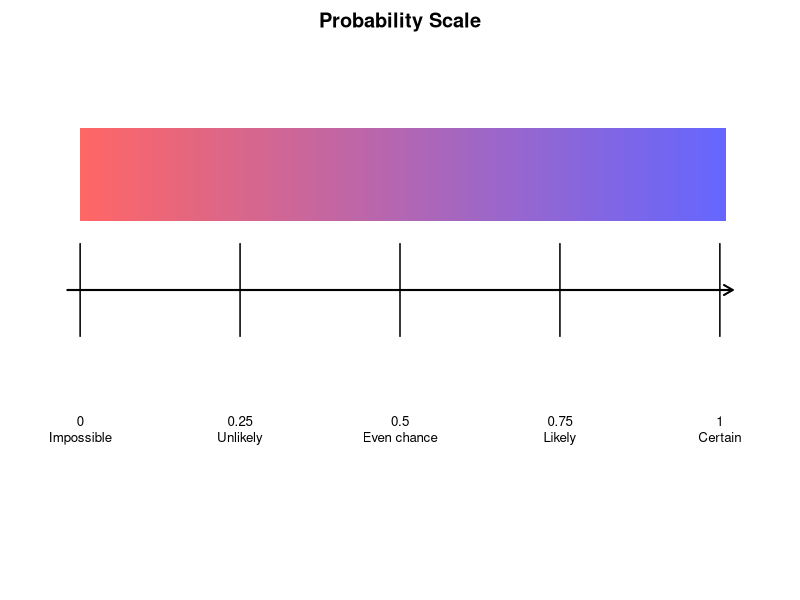
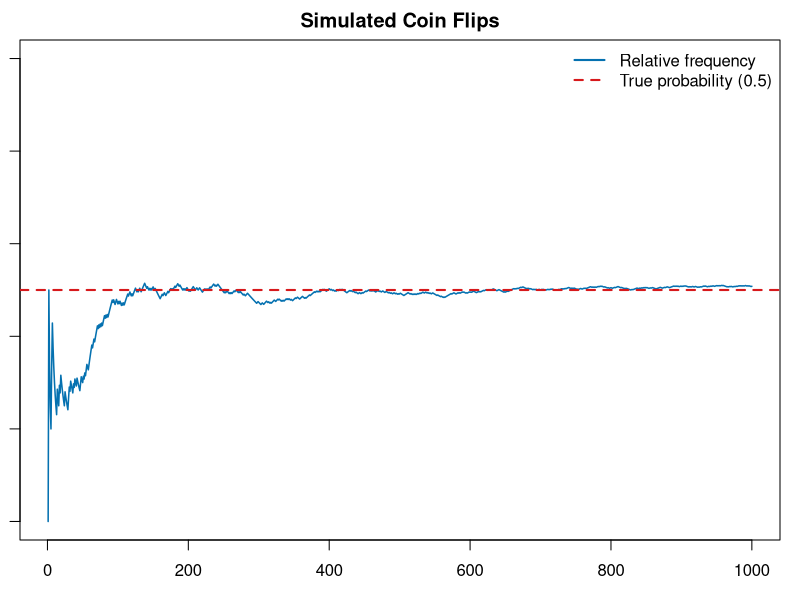
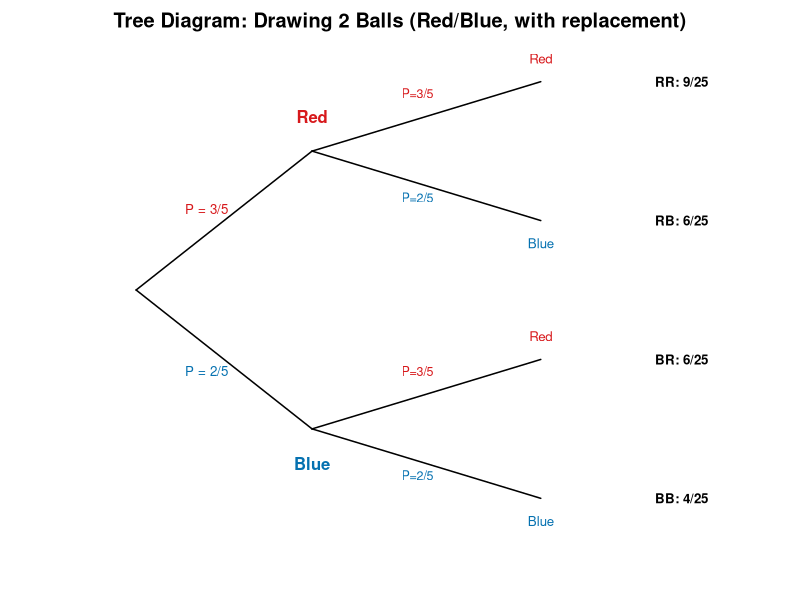

R code for these plots, in order:
## ---- chunk 1
#| label: fig-prob-scale
#| fig-cap: "The probability scale from impossible (0) to certain (1)."
#| echo: false
#| fig-height: 2

par(mar = c(3, 1, 2, 1))
plot(0, 0, xlim = c(-0.05, 1.05), ylim = c(-0.5, 0.5),
     type = "n", axes = FALSE, xlab = "", ylab = "",
     main = "Probability Scale")

# Draw scale
arrows(-0.02, 0, 1.02, 0, lwd = 2, code = 2, length = 0.1)
segments(c(0, 0.25, 0.5, 0.75, 1), -0.1, c(0, 0.25, 0.5, 0.75, 1), 0.1,
         lwd = 1.5)
text(c(0, 0.25, 0.5, 0.75, 1), -0.3,
     c("0\nImpossible", "0.25\nUnlikely", "0.5\nEven chance",
       "0.75\nLikely", "1\nCertain"),
     cex = 0.8)

# Colour gradient
for (i in seq(0, 1, by = 0.01)) {
  rect(i, 0.15, i + 0.01, 0.35,
       col = rgb(1 - i, 0, i, alpha = 0.6), border = NA)
}
## ---- chunk 2
#| label: die-probability

sample_space <- 1:6
cat("Sample space:", sample_space, "\n")

# P(rolling a 4)
p_four <- sum(sample_space == 4) / length(sample_space)
cat("P(rolling a 4) =", p_four, "\n")

# P(rolling an even number)
p_even <- sum(sample_space %% 2 == 0) / length(sample_space)
cat("P(even number) =", p_even, "\n")

# P(rolling > 4)
p_gt4 <- sum(sample_space > 4) / length(sample_space)
cat("P(> 4) =", p_gt4, "\n")
## ---- chunk 3
#| label: complement-example

p_rain <- 0.3
p_no_rain <- 1 - p_rain
cat("P(rain) =", p_rain, "\n")
cat("P(no rain) = 1 -", p_rain, "=", p_no_rain, "\n")
## ---- chunk 4
#| label: fig-coin-simulation
#| fig-cap: "Relative frequency of heads approaches 0.5 as the number of flips increases (the law of large numbers)."

set.seed(99)
flips  <- sample(c("Heads", "Tails"), 1000, replace = TRUE)
cumulative_heads <- cumsum(flips == "Heads") / seq_along(flips)

plot(
  cumulative_heads,
  type = "l",
  col  = "#0571b0",
  lwd  = 1.5,
  xlab = "Number of Flips",
  ylab = "Relative Frequency of Heads",
  main = "Simulated Coin Flips",
  ylim = c(0, 1),
  las  = 1
)
abline(h = 0.5, col = "#d7191c", lwd = 2, lty = 2)
legend("topright", c("Relative frequency", "True probability (0.5)"),
       col = c("#0571b0", "#d7191c"), lwd = 2, lty = c(1, 2), bty = "n")
## ---- chunk 5
#| label: two-way-table

# Simulated data: 120 students, sport preference by gender
set.seed(7)
n_students <- 120
sport_data <- data.frame(
  Gender = sample(c("Male", "Female"), n_students, replace = TRUE,
                  prob = c(0.5, 0.5)),
  Sport  = sample(c("Rugby", "Netball", "Football", "Basketball"),
                  n_students, replace = TRUE, prob = c(0.3, 0.25, 0.25, 0.2))
)

tbl <- table(sport_data$Sport, sport_data$Gender)
tbl_with_total <- addmargins(tbl)
knitr::kable(tbl_with_total, caption = "Sport preference by gender (n = 120)")
## ---- chunk 6
#| label: two-way-probs

total <- sum(tbl)

cat("P(Male) =", sum(tbl[, "Male"]), "/", total, "=",
    round(sum(tbl[, "Male"]) / total, 3), "\n")

cat("P(Rugby) =", sum(tbl["Rugby", ]), "/", total, "=",
    round(sum(tbl["Rugby", ]) / total, 3), "\n")

cat("P(Male AND Rugby) =", tbl["Rugby", "Male"], "/", total, "=",
    round(tbl["Rugby", "Male"] / total, 3), "\n")

cat("P(Rugby | Male) =", tbl["Rugby", "Male"], "/",
    sum(tbl[, "Male"]), "=",
    round(tbl["Rugby", "Male"] / sum(tbl[, "Male"]), 3), "\n")
## ---- chunk 7
#| label: fig-tree-diagram
#| fig-cap: "Tree diagram for drawing two balls from a bag (with replacement)."
#| echo: false

# Simple tree diagram using base R
plot(0, 0, xlim = c(0, 4), ylim = c(0, 4), type = "n",
     axes = FALSE, xlab = "", ylab = "",
     main = "Tree Diagram: Drawing 2 Balls (Red/Blue, with replacement)")

# First branches
segments(0.5, 2, 1.5, 3.2, lwd = 1.5)  # Red
segments(0.5, 2, 1.5, 0.8, lwd = 1.5)  # Blue

# Second branches from Red
segments(1.5, 3.2, 2.8, 3.8, lwd = 1.5)
segments(1.5, 3.2, 2.8, 2.6, lwd = 1.5)

# Second branches from Blue
segments(1.5, 0.8, 2.8, 1.4, lwd = 1.5)
segments(1.5, 0.8, 2.8, 0.2, lwd = 1.5)

# Labels — first draw
text(0.9, 2.7, "P = 3/5", cex = 0.8, col = "#d7191c")
text(0.9, 1.3, "P = 2/5", cex = 0.8, col = "#0571b0")

# Node labels
text(1.5, 3.5, "Red", font = 2, col = "#d7191c")
text(1.5, 0.5, "Blue", font = 2, col = "#0571b0")

# Labels — second draw (from Red)
text(2.1, 3.7, "P=3/5", cex = 0.75, col = "#d7191c")
text(2.1, 2.8, "P=2/5", cex = 0.75, col = "#0571b0")

# Labels — second draw (from Blue)
text(2.1, 1.3, "P=3/5", cex = 0.75, col = "#d7191c")
text(2.1, 0.4, "P=2/5", cex = 0.75, col = "#0571b0")

# Outcome labels
text(3.6, 3.8, "RR: 9/25", cex = 0.8, font = 2)
text(3.6, 2.6, "RB: 6/25", cex = 0.8, font = 2)
text(3.6, 1.4, "BR: 6/25", cex = 0.8, font = 2)
text(3.6, 0.2, "BB: 4/25", cex = 0.8, font = 2)

# End nodes
text(2.8, 4.0, "Red", cex = 0.8, col = "#d7191c")
text(2.8, 2.4, "Blue", cex = 0.8, col = "#0571b0")
text(2.8, 1.6, "Red", cex = 0.8, col = "#d7191c")
text(2.8, 0.0, "Blue", cex = 0.8, col = "#0571b0")
## ---- chunk 8
#| label: expected-value

outcomes  <- c(100, 50, 0)         # winnings
probs     <- c(1/200, 1/200, 198/200)
cost      <- 2

expected_win  <- sum(outcomes * probs)
expected_gain <- expected_win - cost

cat("Expected winnings:", expected_win, "\n")
cat("Ticket cost:      ", cost, "\n")
cat("Expected net gain:", expected_gain, "\n")
cat("(A negative expected gain means this is not a good investment!)\n")
